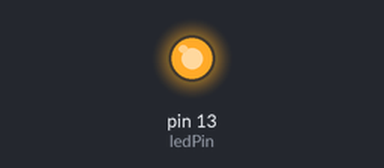
Bench run of a sketch on a simulated Arduino Uno, built with avr-gcc and run on an emulated ATmega328P. On the bench: output pins drawn as LEDs (lit = HIGH).

Above: at 1.4 s.
At 6.8 s:
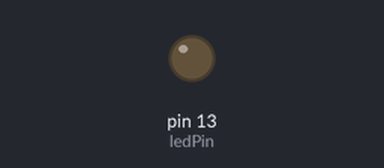
Timing chart, 0 to 10.9 s (numbered marks = the images above):
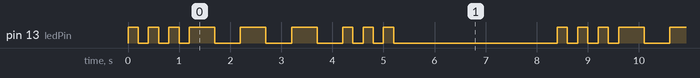

Measured:
- by itself, pin 13 (ledPin): repeats every 8.4 s: 2 × (LOW 0.20 s, HIGH 0.20 s), LOW 0.20 s, 3 × (HIGH 0.50 s, LOW 0.50 s), 2 × (HIGH 0.20 s, LOW 0.20 s), HIGH 0.20 s, LOW 3.2 s, HIGH 0.20 s
- by itself, everything shown: repeats every 8.4 s, in 18 steps

The sketch:

sketch5_02.ino
```cpp
/* BEGIN PRIVATE VARIABLE */
const int ledPin = 13;
int durations[] = {200, 200, 200, 500, 500, 500, 200, 200, 200};
/* END PRIVATE VARIABLE */

void setup() {
  // put your setup code here, to run once:
  pinMode(ledPin, OUTPUT);
}

void loop() {
  // put your main code here, to run repeatedly:
  /* END 0 USER CODE */
  /* BEGIN 0 USER CODE */
  for(int i = 0; i < 9; ++i)
  {
    flash(durations[i]);
  }
  delay(3000);
}

/* BEGIN PRIVATE FUNCTION */
void flash(int delayPeriod)
{
  digitalWrite(ledPin, HIGH);
  delay(delayPeriod);
  digitalWrite(ledPin, LOW);
  delay(delayPeriod);
}
/* END PRIVATE FUNCTION */
```
